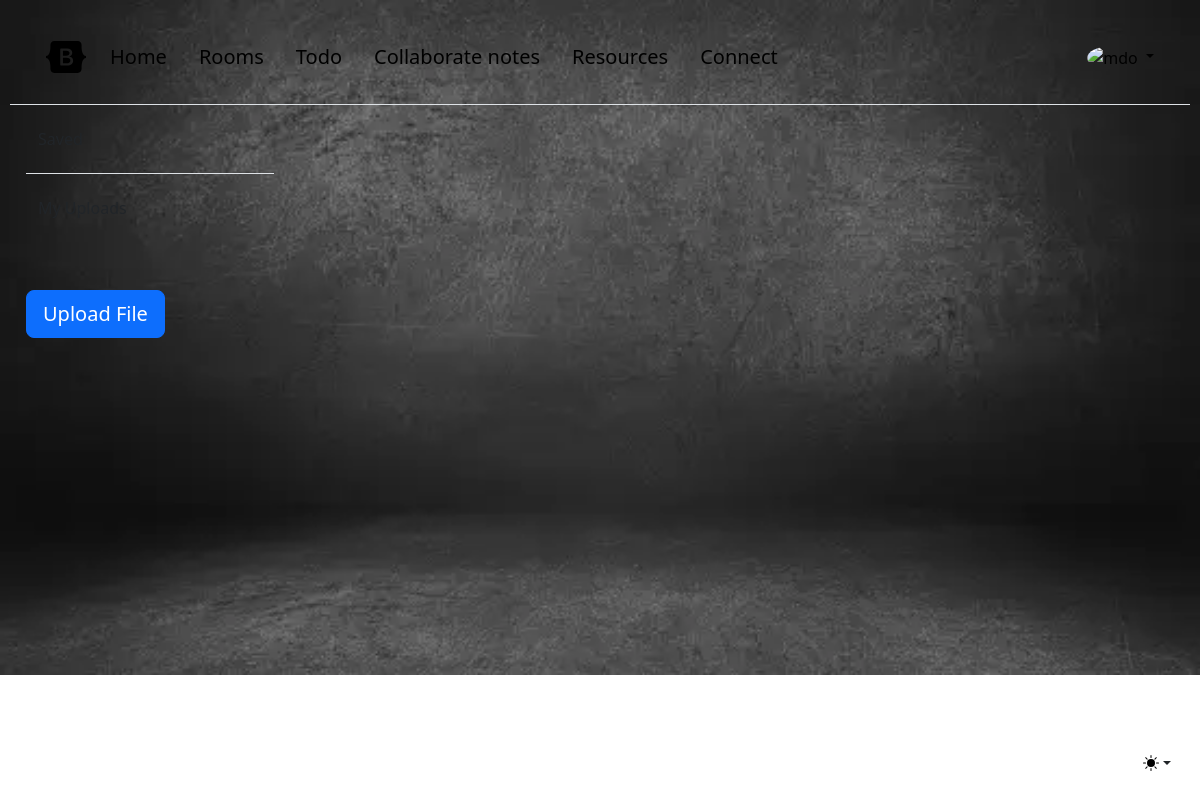
The app's page /resources/ (signed in), older data.
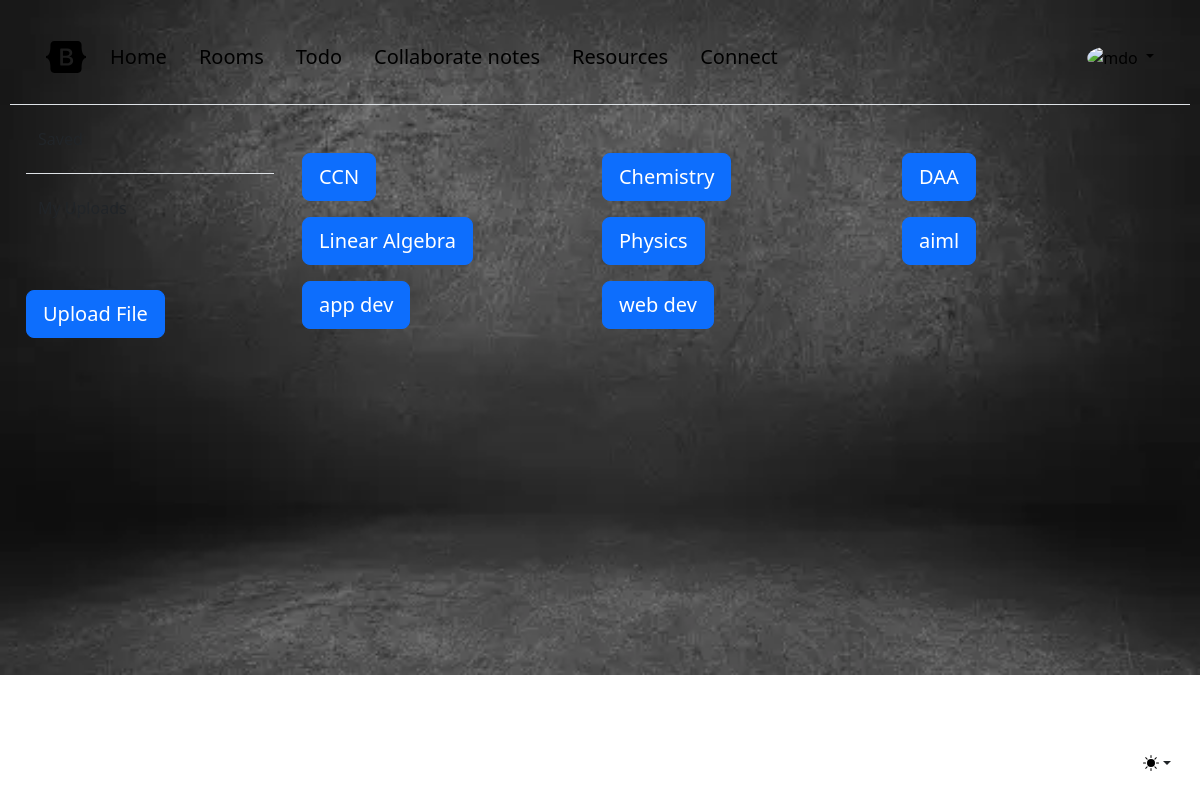
The same page, newer data.
### resources/models.py (models this page shows, shortened)
class Domain(models.Model):
    uuid = models.UUIDField(default=uuid.uuid4, unique=True)
    name = models.CharField(max_length=100)

### resources/views.py (the view)
# urls.py: path('',views.index,name="index"),
@login_required(login_url='accounts:login')
def index(request):
    resources = Resource.objects.all()
    user_resources = UserResource.objects.filter(user=request.user)
    saved_resource_ids = [user_resource.resource.uuid for user_resource in user_resources if user_resource.saved]
    domains = Domain.objects.all().order_by('name')
    context = {
        'resources': resources,
        'saved_resource_ids': saved_resource_ids,  # Pass the IDs of saved resources to the template
        'domains': domains
    }
    return render(request, 'resources/resources.html', context)

### frontend/templates/resources/resources.html (shortened to what this page needs)
{% extends "base/base2.html" %}
{% load static %}
{% block dir %}
<div class="container">
  <div class="p-4"></div>
  <div class="row">
    {% for domain in domains %}
      <div class="col-md-4">
        <a href="/button2" class="btn btn-primary btn-lg btn-block mb-3" onclick="appendTitle(this)">{{ domain.name }}</a>
      </div>
    {% endfor %}
  </div>
</div>
{% endblock %}

### frontend/templates/base/base2.html (shortened to what this page needs)
{% extends "base/base.html" %}
{% load static %}
  {% block content %}
    <div class="dropdown position-fixed bottom-0 end-0 mb-3 me-3 bd-mode-toggle">
      <button class="btn btn-bd-primary py-2 dropdown-toggle d-flex align-items-center"
              id="bd-theme"
              type="button"
              aria-expanded="false"
              data-bs-toggle="dropdown"
              aria-label="Toggle theme (auto)">
        <svg class="bi my-1 theme-icon-active" width="1em" height="1em"><use href="#circle-half"></use></svg>
      </button>
    </div>
<main class="d-flex flex-nowrap">
<div>
  <div class="flex-shrink-0 p-3" style="width: 280px;">
    <ul class="list-unstyled ps-0">
      <li class="mb-1">
        <button class="btn btn-toggle d-inline-flex align-items-center rounded border-0 " data-bs-toggle="collapse" data-bs-target="#home-collapse" aria-expanded="false">
        </button>
      </li>
      <li class="border-top my-3"></li>
      <li class="mb-1">
        <button class="btn btn-toggle d-inline-flex align-items-center rounded border-0 " data-bs-toggle="collapse" data-bs-target="#account-collapse" aria-expanded="false">
        </button>
      </li>
    </ul>
  </div>
  <div class="flex-shrink-0 p-3" style="width: 280px bottom:0px;">
    <a href="{% url 'resources:res_form' %}" class="btn btn-primary btn-lg btn-block mt-3">Upload File</a>
  </div>
</div>
{% block dir %}
{% endblock %}
</main>
    {% endblock %}

### frontend/templates/base/base.html (shortened to what this page needs)
{% load static %}
<!DOCTYPE html>
<html lang="en">
<head>
  <link href="{% static "dist/css/bootstrap.min.css"%}" rel="stylesheet">
</head>
<body>
  <header class="p-4  border-bottom">
    <div class="container">
      <div class="d-flex flex-wrap align-items-center justify-content-center justify-content-lg-start">
        <a href="/" class="d-flex align-items-center mb-2 mb-lg-0 link-body-emphasis text-decoration-none">
          <svg class="bi me-2" width="40" height="32" role="img" aria-label="Bootstrap"><use xlink:href="#bootstrap"></use></svg>
        </a>
        <ul class="nav col-12 col-lg-auto me-lg-auto mb-2 justify-content-center mb-md-0" style="font-size: 20px;">
          <li><a href="{% url "home" %}" class="nav-link px-3 link-body-emphasis">Home</a></li>
          <li><a href="{% url "room:rooms" %}" class="nav-link px-3 link-body-emphasis">Rooms</a></li>
          <li><a href="{% url "todolist:index" %}" class="nav-link px-3 link-body-emphasis">Todo</a></li>
          <li><a href="{% url 'notes:note_list' %}" class="nav-link px-3 link-body-emphasis">Collaborate notes</a>
          </li>
          <li><a href="{% url 'resources:index' %}" class="nav-link px-3 link-body-emphasis">Resources</a></li>
          <li><a href="{% url 'connections:connect' %}" class="nav-link px-3 link-body-emphasis">Connect</a></li>
        </ul>
        <div class="dropdown text-end">
          <a href="#" class="d-block link-body-emphasis text-decoration-none dropdown-toggle" data-bs-toggle="dropdown" aria-expanded="false">
            <img src="{% static 'media/user.jpg' %}" alt="mdo" width="32" height="32" class="rounded-circle">
          </a>
        </div>
      </div>
    </div>
  </header>
  <div>
    {% block content %}
    {% endblock %}
  </div>
</body>
</html>

Row changes from the older to the newer data that the page shows:
added Domain: name "CCN"
added Domain: name "Chemistry"
added Domain: name "DAA"
added Domain: name "Linear Algebra"
added Domain: name "Physics"
added Domain: name "aiml"
added Domain: name "app dev"
added Domain: name "web dev"
